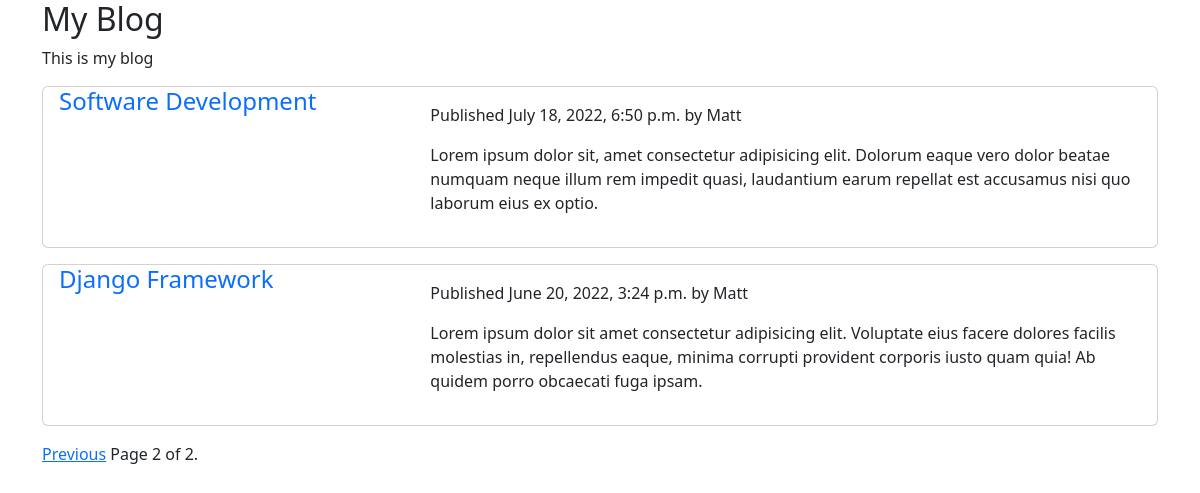
Screenshot of /?page=2 with the database file from the repository.
### blog/models.py (models this page shows, shortened)
class Post(models.Model):
  class Status(models.TextChoices):
    DRAFT = 'DF','Draft'
    PUBLISHED = 'PB','Published'
  title = models.CharField(max_length=250)
  slug = models.SlugField(max_length=250, unique_for_date ='publish')
  author = models.ForeignKey(User, on_delete=models.CASCADE, related_name='blog_posts')
  body = models.TextField()
  publish = models.DateTimeField(default = timezone.now)
  created = models.DateTimeField(auto_now_add = True)
  updated = models.DateTimeField(auto_now = True)
  status = models.CharField(max_length=2,choices = Status.choices,default = Status.DRAFT)
  objects = models.Manager() #default manager
  published = PublishedManager()  #custom manager
  class Meta:
    ordering = ['-publish']
    indexes = [models.Index(fields=['-publish'],)]
  def get_absolute_url(self):
    return reverse('blog:post_detail',args=[self.publish.year,
                  self.publish.month,self.publish.day,self.slug])

### blog/views.py (the view)
# urls.py: path('',views.post_list,name='post_list'),
def post_list(request):
  post_list = Post.published.all()
  paginator = Paginator(post_list,5) #3 posts per page
  page_number = request.GET.get('page',1)
  posts = paginator.page(page_number)
  return render(request,'blog/post/list.html',{'posts':posts})

### blog/models.py (called while the page is built)
  def get_queryset(self):
    return super().get_queryset().filter(status=Post.Status.PUBLISHED)

### blog/templates/blog/post/list.html (shortened to what this page needs)
{% extends 'blog/base.html' %}
{% block content %}
{% for post in posts %}
<div class="card mb-3">
  <div class="row g-0">
    <div class="col-md-4">
      <h4><a href="{{ post.get_absolute_url }}" class="text-decoration-none p-3">{{post.title}}</a></h4>
    </div>
    <div class="col-md-8">
      <div class="card-body">
        <p class="date">Published {{post.publish}} by {{post.author}}</p>
        <p class="card-text">{{ post.body | truncatewords:30|linebreaks }}</p>
      </div>
    </div>
  </div>
</div>
{% endfor %}
{% include "pagination.html" with page=posts %}
{% endblock %}

### rows the page displays
Post: title "Software Development", publish "July 18, 2022, 6:50 p.m.", author "Matt", body "Lorem ipsum dolor sit, amet consectetur adipisicing elit. Dolorum eaque vero dolor beatae numquam neque illum rem impedit quasi, laudantium earum repellat est accusamus nisi quo laborum eius ex optio."
Post: title "Django Framework", publish "June 20, 2022, 3:24 p.m.", author "Matt", body "Lorem ipsum dolor sit amet consectetur adipisicing elit. Voluptate eius facere dolores facilis molestias in, repellendus eaque, minima corrupti provident corporis iusto quam quia! Ab quidem porro obcaecati fuga ipsam."

### other values shown
{{ page.number }} "2"
{{ page.paginator.num_pages }} "2"
